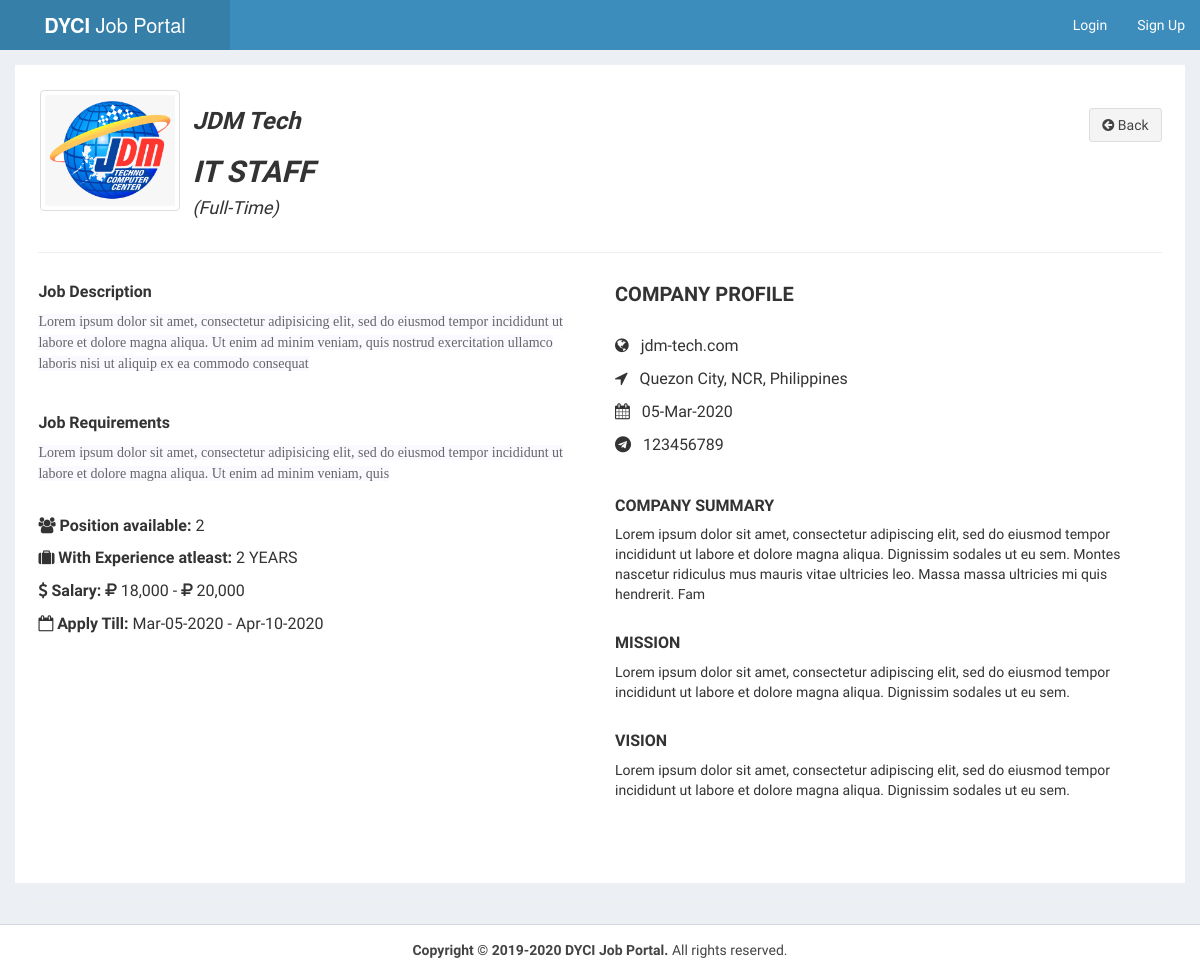
The app's page /view-job-post.php?id=3 with its own data.
### tables this page shows
CREATE TABLE `job_post` (
  `id_jobpost` int(11) NOT NULL,
  `id_company` int(11) NOT NULL,
  `jobtitle` varchar(255) NOT NULL,
  `jobtype` varchar(250) NOT NULL,
  `description` text NOT NULL,
  `requirements` text NOT NULL,
  `minimumsalary` varchar(255) NOT NULL,
  `maximumsalary` varchar(255) NOT NULL,
  `experience` varchar(255) NOT NULL,
  `position` int(11) NOT NULL,
  `createdat` timestamp NOT NULL DEFAULT current_timestamp(),
  `applyBy` varchar(250) NOT NULL
);

CREATE TABLE `company` (
  `id_company` int(11) NOT NULL,
  `name` varchar(255) NOT NULL,
  `companyname` varchar(255) NOT NULL,
  `country` varchar(255) NOT NULL,
  `state` varchar(255) NOT NULL,
  `city` varchar(255) NOT NULL,
  `contactno` varchar(255) NOT NULL,
  `website` varchar(255) NOT NULL,
  `email` varchar(255) NOT NULL,
  `password` varchar(255) NOT NULL,
  `aboutme` text DEFAULT NULL,
  `mission` text NOT NULL,
  `vision` text NOT NULL,
  `logo` varchar(255) NOT NULL,
  `createdAt` timestamp NOT NULL DEFAULT current_timestamp(),
  `active` int(11) NOT NULL DEFAULT 2
);

### view-job-post.php (the view, shortened to what this page needs)
<?php
require_once("db.php");
?>
<!DOCTYPE html>
<html>
<head>
  <link rel="stylesheet" href="https://cdnjs.cloudflare.com/ajax/libs/twitter-bootstrap/3.3.7/css/bootstrap.min.css">
  <link rel="stylesheet" href="https://cdnjs.cloudflare.com/ajax/libs/font-awesome/4.7.0/css/font-awesome.min.css">
  <link rel="stylesheet" href="https://cdnjs.cloudflare.com/ajax/libs/ionicons/2.0.1/css/ionicons.min.css">
  <link rel="stylesheet" href="css/AdminLTE.min.css">
  <link rel="stylesheet" href="css/_all-skins.min.css">
  <link rel="stylesheet" href="css/custom.css">
</head>
<body class="hold-transition skin-blue sidebar-mini">
  <div class="wrapper">
    <header class="main-header">
      <a href="index.php" class="logo logo-bg">
        <span class="logo-lg"><b>DYCI </b>Job Portal</span>
      </a>
      <nav class="navbar navbar-static-top">
        <div class="navbar-custom-menu">
          <ul class="nav navbar-nav">
            <?php if (empty($_SESSION['id_user']) && empty($_SESSION['id_company'])) { ?>
              <li>
                <a href="login.php">Login</a>
              </li>
              <li>
                <a href="sign-up.php">Sign Up</a>
              </li>
            <?php } ?>
          </ul>
        </div>
      </nav>
    </header>
    <div class="content-wrapper" style="margin-left: 0px;">
      <?php
      $sql = "SELECT * FROM job_post INNER JOIN company ON job_post.id_company=company.id_company WHERE id_jobpost='$_GET[id]'";
      $result = $conn->query($sql);
      if ($result->num_rows > 0) {
        while ($row = $result->fetch_assoc()) {
      ?>
          <section id="candidates" class="content-header">
            <div class="container">
              <div class="row">
                <div class="col-md-12 bg-white padding-2">
                  <div class="pull-left">
                    <?php
                    if ($row['logo'] > 0) {
                      $image = $row['logo'];
                    } else {
                      $image = "2x2.jpg";
                    }
                    ?>
                    <div align="center" style="width:144px;height:144px;padding:2px;">
                      <img src="uploads/logo/<?php echo $image; ?>" class="img-thumbnail">
                    </div>
                  </div>
                    <div class="pull-left" style="margin-left:10px;">
                      <h3><b><i><?php echo $row['companyname']; ?></b></i></h3>
                      <h2><b><i><?php echo $row['jobtitle']; ?></i></b></h2>
                      <h4><i>(<?php echo $row['jobtype']; ?>)</i></h4>
                    </div>
                    <div class="pull-right">
                      <a href="jobs.php" class="btn btn-default margin-top-20"><i class="fa fa-arrow-circle-left"></i> Back</a><br />
                    </div>
                    <div class="clearfix"></div>
                    <hr>
                    <div class="row">
                      <div class="col-md-6">
                        <h4 style="font-size:16px;"><b>Job Description</b></h4>
                        <?php echo stripcslashes($row['description']); ?><br />
                        <h4 style="font-size:16px;"><b>Job Requirements</b></h4>
                        <?php echo stripcslashes($row['requirements']); ?><br />
                        <br />
                        <p style="font-size:16px;"><i class="fa fa-users" aria-hidden="true"></i> <strong>Position available: </strong> <?php echo $row['position']; ?></p>
                        <p style="font-size:16px;"><i class="fa fa-suitcase" aria-hidden="true"></i> <strong>With Experience atleast: </strong> <?php echo $row['experience']; ?> YEARS</p>
                        <p style="font-size:16px;"><i class="fa fa-usd" aria-hidden="true"></i> <strong>Salary: </strong><i class="fa fa-rub" aria-hidden="true"></i> <?php echo number_format($row['minimumsalary']); ?> - </strong><i class="fa fa-rub" aria-hidden="true"></i> <?php echo number_format($row['maximumsalary']); ?></p>
                        <p style="font-size:16px;"><i class="fa fa-calendar-o" aria-hidden="true"></i> <strong>Apply Till: </strong><?php echo date("M-d-Y", strtotime($row['createdat'])); ?> - </strong><?php echo date("M-d-Y", strtotime($row['applyBy'])); ?></p>
                      </div>
                      <div class="col-md-6">
                        <div>
                          <h4 style="font-size:20px;"><b>COMPANY PROFILE</b></h4>
                          <br />
                          <p style="font-size:16px;"><span class="margin-right-10"><i class="fa fa-globe"></i>&nbsp;&nbsp;&nbsp;<?php echo $row['website']; ?></span></p>
                          <p style="font-size:16px;"><span class="margin-right-10"><i class="fa fa-location-arrow"></i>&nbsp;&nbsp;&nbsp;<?php echo $row['city']; ?>, <?php echo $row['state']; ?>, <?php echo $row['country']; ?></span></p>
                          <p style="font-size:16px;"><i class="fa fa-calendar"></i>&nbsp;&nbsp;&nbsp;<?php echo date("d-M-Y", strtotime($row['createdat'])); ?></p>
                          <p style="font-size:16px;"> <i class="fa fa-telegram" aria-hidden="true"></i>&nbsp;&nbsp;&nbsp;<?php echo $row['contactno']; ?></p>
                          <br />
                        </div>
                        <h4 style="font-size:16px;"><b>COMPANY SUMMARY</b></h4>
                        <?php echo stripcslashes($row['aboutme']); ?><br />
                        <br />
                        <h4 style="font-size:16px;"><b>MISSION</b></h4>
                        <?php echo stripcslashes($row['mission']); ?><br />
                        <br />
                        <h4 style="font-size:16px;"><b>VISION</b></h4>
                        <?php echo stripcslashes($row['vision']); ?><br />
                        <br />
                      </div>
                    </div>
                    <br />
                    <br />
                  </div>
                </div>
                <hr>
              </div>
            </div>
    </div>
<?php
        }
      }
?>
<?php
include('include/footer.php');
?>

### css/custom.css (style rules this page uses)
.logo-bg { background-color: #367fa9 !important; }
.margin-top-20 { margin-top: 20px; }
.padding-2 { padding: 2%; }
.bg-white { background-color: #fff; }
.margin-right-10 { margin-right: 10px; }

### records on screen
job_post: id_company.logo (picture), id_company.companyname "JDM Tech", jobtitle "IT STAFF", jobtype "Full-Time", description "Lorem ipsum dolor sit amet, consectetur adipisicing elit, sed do eiusmod tempor incididunt ut labore et dolore magna aliqua. Ut enim ad minim veniam, quis nostrud exercitation ullamco laboris nisi ut aliquip ex ea commodo consequat", requirements "Lorem ipsum dolor sit amet, consectetur adipisicing elit, sed do eiusmod tempor incididunt ut labore et dolore magna aliqua. Ut enim ad minim veniam, quis", position "2", experience "2", minimumsalary "18,000", maximumsalary "20,000", createdat "Mar-05-2020", applyBy "Apr-10-2020", id_company.website "jdm-tech.com", id_company.city "Quezon City", id_company.state "NCR", id_company.country "Philippines", createdat "05-Mar-2020", id_company.contactno "123456789", id_company.aboutme "Lorem ipsum dolor sit amet, consectetur adipiscing elit, sed do eiusmod tempor incididunt ut labore et dolore magna aliqua. Dignissim sodales ut eu sem. Montes nascetur ridiculus mus mauris vitae ultricies leo. Massa massa ultricies mi quis hendrerit. Fam", id_company.mission "Lorem ipsum dolor sit amet, consectetur adipiscing elit, sed do eiusmod tempor incididunt ut labore et dolore magna aliqua. Dignissim sodales ut eu sem.", id_company.vision "Lorem ipsum dolor sit amet, consectetur adipiscing elit, sed do eiusmod tempor incididunt ut labore et dolore magna aliqua. Dignissim sodales ut eu sem."
